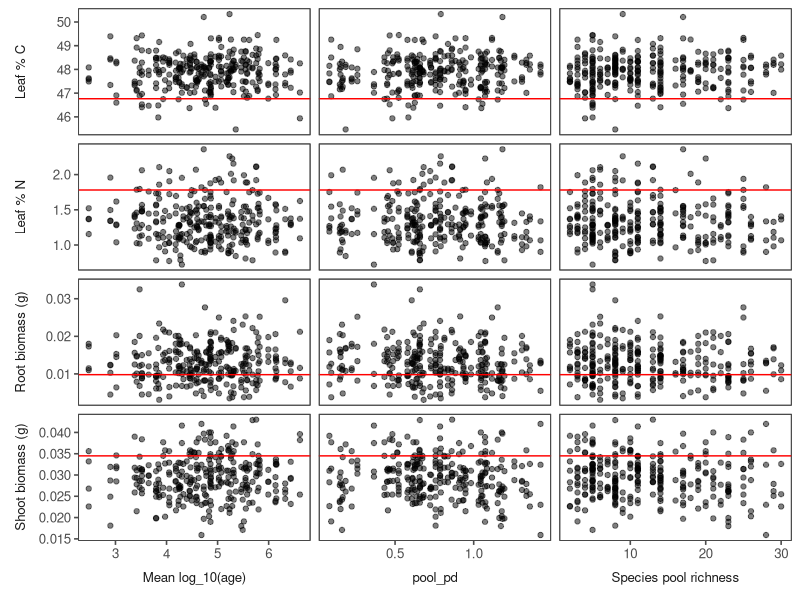
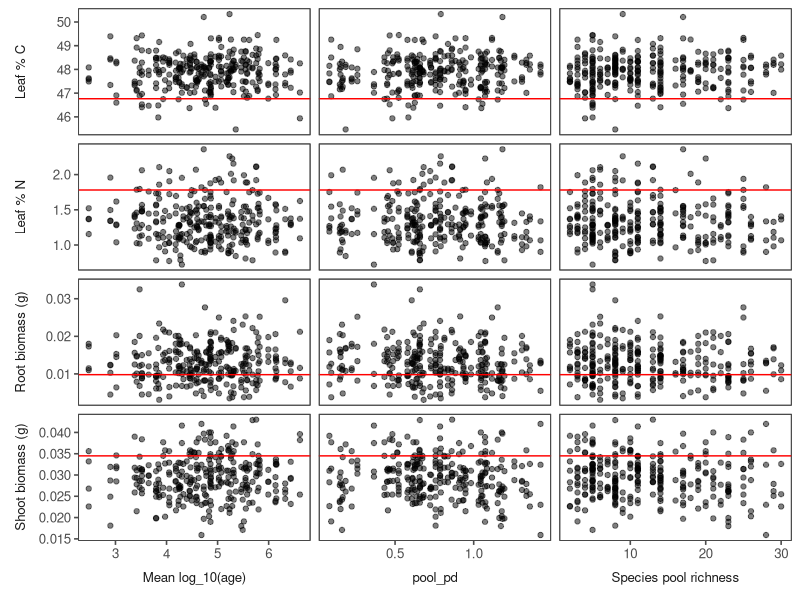

Write the R code that produced these figures, in order.
# Exploration of the realtionship between fungal species pool characteristics and host plant measurements

library(tidyverse)
library(magrittr)
library(ggtext)

plant.dat <- read.csv("data/PlantData.csv",as.is = T) %>% 
  drop_na %>% filter(poolID!=21) %>% select(-shoot_dry) %>%
  pivot_longer(4:7,values_to = "response", names_to="measurement") %>%
  left_join(read.csv("output/csv/pools.dat.csv",as.is=T) %>% select(1:4) %>% 
              mutate(poolID=as.character(poolID))) %>%
  pivot_longer(6:8, values_to="predictor", names_to="treatment")

plant.dat %<>% mutate(treatment=recode(treatment,
                                       pool_rich="Species pool richness",
                                       age_mean="Mean log_10(age)",
                                       age_var="Variance log_10(age)"))

plant.dat %<>% mutate(measurement=recode(measurement,
                                       pctN="Leaf % N",
                                       pctC="Leaf % C",
                                       shoot_g="Shoot biomass (g)",
                                       root_g="Root biomass (g)",
                                       ))

control.dat <- plant.dat %>% filter(poolID=="C") %>%
  group_by(measurement,treatment) %>%
  summarize(response=median(response))

plant.dat %<>% filter(poolID!="C")

(plant.plot <- ggplot(plant.dat,aes(x=predictor,y=response)) +
  geom_point(alpha=0.5) +
  facet_grid(measurement~treatment,scales="free",switch="both") +
  geom_hline(data=control.dat,aes(yintercept=response),color="red") +
  ggthemes::theme_few() + 
  theme(panel.background = element_rect(colour = 'black'),
        strip.placement = "outside",
        strip.text = element_markdown(),
        axis.title=element_blank()))

ggsave("output/figs/FigS2.jpg",width=18,height=22, units="cm")

